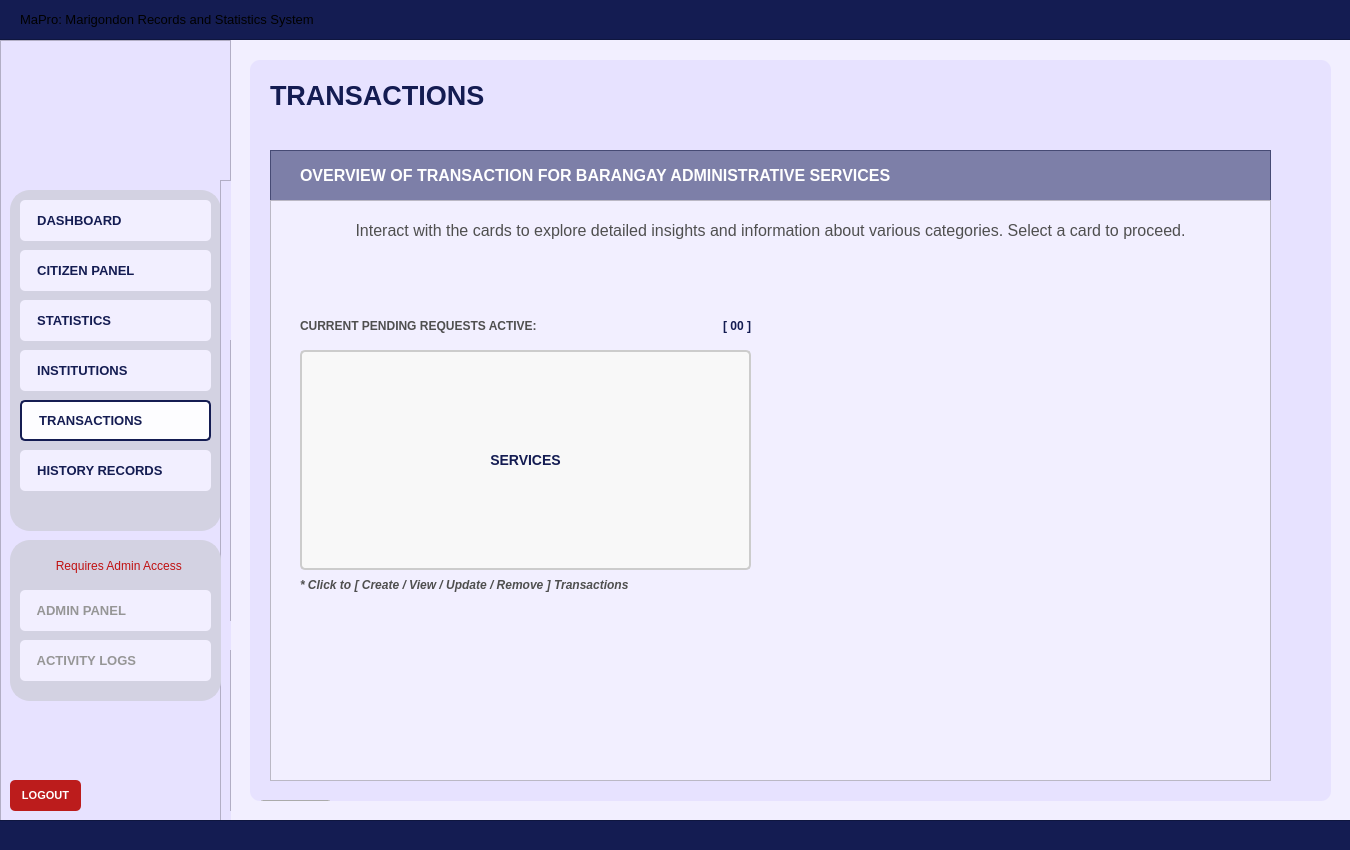
<?xml version="1.0" encoding="UTF-8"?>
<ui version="4.0">
 <class>User_dashboardWidget</class>
 <widget class="QWidget" name="User_dashboardWidget">
  <property name="geometry">
   <rect>
    <x>0</x>
    <y>0</y>
    <width>1350</width>
    <height>850</height>
   </rect>
  </property>
  <property name="sizePolicy">
   <sizepolicy hsizetype="Fixed" vsizetype="Fixed">
    <horstretch>0</horstretch>
    <verstretch>0</verstretch>
   </sizepolicy>
  </property>
  <property name="maximumSize">
   <size>
    <width>1350</width>
    <height>850</height>
   </size>
  </property>
  <property name="windowTitle">
   <string>Form</string>
  </property>
  <property name="styleSheet">
   <string notr="true">#User_dashboardWidget{
	background-color: #f2efff;
}</string>
  </property>
  <widget class="QFrame" name="baseNavFrame">
   <property name="geometry">
    <rect>
     <x>0</x>
     <y>40</y>
     <width>231</width>
     <height>781</height>
    </rect>
   </property>
   <property name="styleSheet">
    <string notr="true">#baseNavFrame {
	background-color: #e7e2ff;
}</string>
   </property>
   <property name="frameShape">
    <enum>QFrame::Shape::StyledPanel</enum>
   </property>
   <property name="frameShadow">
    <enum>QFrame::Shadow::Raised</enum>
   </property>
   <widget class="QFrame" name="baseNavFramesub1">
    <property name="geometry">
     <rect>
      <x>10</x>
      <y>150</y>
      <width>211</width>
      <height>341</height>
     </rect>
    </property>
    <property name="autoFillBackground">
     <bool>false</bool>
    </property>
    <property name="styleSheet">
     <string notr="true">#baseNavFramesub1{
	background-color: #d3d2e2;
	border-radius: 20px;
	border: 2px solid #d3d2e2;
	opacity: 0.1;
}</string>
    </property>
    <property name="frameShape">
     <enum>QFrame::Shape::StyledPanel</enum>
    </property>
    <property name="frameShadow">
     <enum>QFrame::Shadow::Raised</enum>
    </property>
    <widget class="QPushButton" name="nav_buttonDashboard">
     <property name="geometry">
      <rect>
       <x>10</x>
       <y>10</y>
       <width>191</width>
       <height>41</height>
      </rect>
     </property>
     <property name="font">
      <font>
       <family>Arial</family>
       <pointsize>10</pointsize>
       <bold>true</bold>
      </font>
     </property>
     <property name="cursor">
      <cursorShape>PointingHandCursor</cursorShape>
     </property>
     <property name="layoutDirection">
      <enum>Qt::LayoutDirection::LeftToRight</enum>
     </property>
     <property name="styleSheet">
      <string notr="true">#nav_buttonDashboard {
    background-color: #f2efff;
    color: #141c52;
    border-radius: 5px;
	text-align: left;
	padding: 10px;
}
#nav_buttonDashboard:hover {
    background-color: #fdfdff; /* Slightly lighter blue when hovered */
}
#nav_buttonDashboard:pressed {
    background-color: #e7e5f4; /* Darker blue when clicked */
}</string>
     </property>
     <property name="text">
      <string>  DASHBOARD</string>
     </property>
     <property name="icon">
      <iconset>
       <normaloff>../../Assets/Icons/icon_dashboard.svg</normaloff>../../Assets/Icons/icon_dashboard.svg</iconset>
     </property>
     <property name="iconSize">
      <size>
       <width>30</width>
       <height>30</height>
      </size>
     </property>
    </widget>
    <widget class="QPushButton" name="nav_buttonCitizenPanel">
     <property name="geometry">
      <rect>
       <x>10</x>
       <y>60</y>
       <width>191</width>
       <height>41</height>
      </rect>
     </property>
     <property name="font">
      <font>
       <family>Arial</family>
       <pointsize>10</pointsize>
       <bold>true</bold>
      </font>
     </property>
     <property name="cursor">
      <cursorShape>PointingHandCursor</cursorShape>
     </property>
     <property name="styleSheet">
      <string notr="true">#nav_buttonCitizenPanel {
    background-color: #f2efff;
    color: #141c52;
    border-radius: 5px;
	text-align: left;;
    padding: 10px; /* Optional: Adjusts spacing inside the button */
}
#nav_buttonCitizenPanel:hover {
    background-color: #fdfdff; /* Slightly lighter blue when hovered */
}
#nav_buttonCitizenPanel:pressed {
    background-color: #e7e5f4; /* Darker blue when clicked */
}</string>
     </property>
     <property name="text">
      <string>  CITIZEN PANEL</string>
     </property>
     <property name="icon">
      <iconset>
       <normaloff>../../Assets/Icons/icon_citizenprofiles.svg</normaloff>../../Assets/Icons/icon_citizenprofiles.svg</iconset>
     </property>
     <property name="iconSize">
      <size>
       <width>30</width>
       <height>30</height>
      </size>
     </property>
    </widget>
    <widget class="QPushButton" name="nav_buttonStatistics">
     <property name="geometry">
      <rect>
       <x>10</x>
       <y>110</y>
       <width>191</width>
       <height>41</height>
      </rect>
     </property>
     <property name="font">
      <font>
       <family>Arial</family>
       <pointsize>10</pointsize>
       <bold>true</bold>
      </font>
     </property>
     <property name="cursor">
      <cursorShape>PointingHandCursor</cursorShape>
     </property>
     <property name="styleSheet">
      <string notr="true">#nav_buttonStatistics {
    background-color: #f2efff;
    color: #141c52;
    border-radius: 5px;
	text-align: left;
    padding: 10px; /* Optional: Adjusts spacing inside the button */
}
#nav_buttonStatistics:hover {
    background-color: #fdfdff; /* Slightly lighter blue when hovered */
}
#nav_buttonStatistics:pressed {
    background-color: #e7e5f4; /* Darker blue when clicked */
}
</string>
     </property>
     <property name="text">
      <string>  STATISTICS</string>
     </property>
     <property name="icon">
      <iconset>
       <normaloff>../../Assets/Icons/icon_statistics.svg</normaloff>../../Assets/Icons/icon_statistics.svg</iconset>
     </property>
     <property name="iconSize">
      <size>
       <width>30</width>
       <height>30</height>
      </size>
     </property>
    </widget>
    <widget class="QPushButton" name="nav_buttonTransactions">
     <property name="geometry">
      <rect>
       <x>10</x>
       <y>210</y>
       <width>191</width>
       <height>41</height>
      </rect>
     </property>
     <property name="font">
      <font>
       <family>Arial</family>
       <pointsize>10</pointsize>
       <bold>true</bold>
      </font>
     </property>
     <property name="cursor">
      <cursorShape>PointingHandCursor</cursorShape>
     </property>
     <property name="styleSheet">
      <string notr="true">#nav_buttonTransactions {
    background-color: #fdfdff;
    color: #141c52;
    border-radius: 5px;
	border: 2px solid #141c52; 
	text-align: left;
    padding: 10px; /* Optional: Adjusts spacing inside the button */
}
</string>
     </property>
     <property name="text">
      <string>  TRANSACTIONS</string>
     </property>
     <property name="icon">
      <iconset>
       <normaloff>../../Assets/Icons/icon_transaction.svg</normaloff>../../Assets/Icons/icon_transaction.svg</iconset>
     </property>
     <property name="iconSize">
      <size>
       <width>30</width>
       <height>30</height>
      </size>
     </property>
    </widget>
    <widget class="QPushButton" name="nav_buttonInstitutions">
     <property name="geometry">
      <rect>
       <x>10</x>
       <y>160</y>
       <width>191</width>
       <height>41</height>
      </rect>
     </property>
     <property name="font">
      <font>
       <family>Arial</family>
       <pointsize>10</pointsize>
       <bold>true</bold>
      </font>
     </property>
     <property name="cursor">
      <cursorShape>PointingHandCursor</cursorShape>
     </property>
     <property name="autoFillBackground">
      <bool>false</bool>
     </property>
     <property name="styleSheet">
      <string notr="true">#nav_buttonInstitutions {
    background-color: #f2efff;
    color: #141c52;
    border-radius: 5px;
	text-align: left;
    padding: 10px; /* Optional: Adjusts spacing inside the button */
}
#nav_buttonInstitutions:hover {
    background-color: #fdfdff; /* Slightly lighter blue when hovered */
}
#nav_buttonInstitutions:pressed {
    background-color: #e7e5f4; /* Darker blue when clicked */
}
</string>
     </property>
     <property name="text">
      <string>  INSTITUTIONS</string>
     </property>
     <property name="icon">
      <iconset>
       <normaloff>../../Assets/Icons/icon_institutions.svg</normaloff>../../Assets/Icons/icon_institutions.svg</iconset>
     </property>
     <property name="iconSize">
      <size>
       <width>30</width>
       <height>30</height>
      </size>
     </property>
    </widget>
    <widget class="QPushButton" name="nav_buttonHistoryRecords">
     <property name="geometry">
      <rect>
       <x>10</x>
       <y>260</y>
       <width>191</width>
       <height>41</height>
      </rect>
     </property>
     <property name="font">
      <font>
       <family>Arial</family>
       <pointsize>10</pointsize>
       <bold>true</bold>
      </font>
     </property>
     <property name="cursor">
      <cursorShape>PointingHandCursor</cursorShape>
     </property>
     <property name="styleSheet">
      <string notr="true">#nav_buttonHistoryRecords {
    background-color: #f2efff;
    color: #141c52;
    border-radius: 5px;
	text-align: left;
    padding: 10px; /* Optional: Adjusts spacing inside the button */
}
#nav_buttonHistoryRecords:hover {
    background-color: #fdfdff; /* Slightly lighter blue when hovered */
}
#nav_buttonHistoryRecords:pressed {
    background-color: #e7e5f4; /* Darker blue when clicked */
}</string>
     </property>
     <property name="text">
      <string>  HISTORY RECORDS</string>
     </property>
     <property name="icon">
      <iconset>
       <normaloff>../../Assets/Icons/icon_historyrecord.svg</normaloff>../../Assets/Icons/icon_historyrecord.svg</iconset>
     </property>
     <property name="iconSize">
      <size>
       <width>30</width>
       <height>30</height>
      </size>
     </property>
    </widget>
   </widget>
   <widget class="QLabel" name="nav_imageLogo">
    <property name="geometry">
     <rect>
      <x>70</x>
      <y>30</y>
      <width>91</width>
      <height>91</height>
     </rect>
    </property>
    <property name="font">
     <font>
      <family>Arial</family>
      <pointsize>18</pointsize>
      <bold>true</bold>
     </font>
    </property>
    <property name="styleSheet">
     <string notr="true">#nav_imageLogo{	
	background-color: transparent;
	color: #ffffff;
}
</string>
    </property>
    <property name="text">
     <string/>
    </property>
    <property name="pixmap">
     <pixmap>../../Assets/Images/logo_brgyClear.png</pixmap>
    </property>
    <property name="scaledContents">
     <bool>true</bool>
    </property>
   </widget>
   <widget class="QPushButton" name="logout_buttonLogout">
    <property name="geometry">
     <rect>
      <x>10</x>
      <y>740</y>
      <width>71</width>
      <height>31</height>
     </rect>
    </property>
    <property name="font">
     <font>
      <family>Arial</family>
      <pointsize>8</pointsize>
      <bold>true</bold>
     </font>
    </property>
    <property name="cursor">
     <cursorShape>PointingHandCursor</cursorShape>
    </property>
    <property name="styleSheet">
     <string notr="true">#logout_buttonLogout {
    background-color: #bc1c1c;
    color: white;
    border-radius: 5px;
    padding: 10px; /* Optional: Adjusts spacing inside the button */
}
#logout_buttonLogout:hover {
    background-color: #d82020; /* Slightly lighter blue when hovered */
}
#logout_buttonLogout:pressed {
    background-color: #8c1515; /* Darker blue when clicked */
}</string>
    </property>
    <property name="text">
     <string>LOGOUT</string>
    </property>
   </widget>
   <widget class="QFrame" name="baseNavFrame_2">
    <property name="geometry">
     <rect>
      <x>220</x>
      <y>140</y>
      <width>231</width>
      <height>781</height>
     </rect>
    </property>
    <property name="styleSheet">
     <string notr="true">background-color: #e7e2ff;</string>
    </property>
    <property name="frameShape">
     <enum>QFrame::Shape::StyledPanel</enum>
    </property>
    <property name="frameShadow">
     <enum>QFrame::Shadow::Raised</enum>
    </property>
    <widget class="QFrame" name="baseNavFramesub1_2">
     <property name="geometry">
      <rect>
       <x>10</x>
       <y>160</y>
       <width>211</width>
       <height>281</height>
      </rect>
     </property>
     <property name="autoFillBackground">
      <bool>false</bool>
     </property>
     <property name="styleSheet">
      <string notr="true">#baseNavFramesub1{
	background-color: #d3d2e2;
	border-radius: 20px;
	border: 2px solid #d3d2e2;
	opacity: 0.1;
}</string>
     </property>
     <property name="frameShape">
      <enum>QFrame::Shape::StyledPanel</enum>
     </property>
     <property name="frameShadow">
      <enum>QFrame::Shadow::Raised</enum>
     </property>
    </widget>
    <widget class="QFrame" name="baseNavFramesub2_2">
     <property name="geometry">
      <rect>
       <x>10</x>
       <y>470</y>
       <width>211</width>
       <height>161</height>
      </rect>
     </property>
     <property name="autoFillBackground">
      <bool>false</bool>
     </property>
     <property name="styleSheet">
      <string notr="true">#baseNavFramesub2{
	background-color: #d3d2e2;
	border-radius: 20px;
	border: 2px solid #d3d2e2;
	opacity: 0.1;
}</string>
     </property>
     <property name="frameShape">
      <enum>QFrame::Shape::StyledPanel</enum>
     </property>
     <property name="frameShadow">
      <enum>QFrame::Shadow::Raised</enum>
     </property>
    </widget>
    <widget class="QLabel" name="login_imageLogo_2">
     <property name="geometry">
      <rect>
       <x>70</x>
       <y>30</y>
       <width>91</width>
       <height>91</height>
      </rect>
     </property>
     <property name="font">
      <font>
       <family>Arial</family>
       <pointsize>18</pointsize>
       <bold>true</bold>
      </font>
     </property>
     <property name="styleSheet">
      <string notr="true">#login_imageLogo{	
	background-color: transparent;
	color: #ffffff;
}
</string>
     </property>
     <property name="text">
      <string/>
     </property>
     <property name="pixmap">
      <pixmap>../Assets/logo_brgyClear.png</pixmap>
     </property>
     <property name="scaledContents">
      <bool>true</bool>
     </property>
    </widget>
    <widget class="QPushButton" name="logout_buttonLogout_2">
     <property name="geometry">
      <rect>
       <x>10</x>
       <y>740</y>
       <width>71</width>
       <height>31</height>
      </rect>
     </property>
     <property name="font">
      <font>
       <family>Arial</family>
       <pointsize>8</pointsize>
       <bold>true</bold>
      </font>
     </property>
     <property name="cursor">
      <cursorShape>PointingHandCursor</cursorShape>
     </property>
     <property name="styleSheet">
      <string notr="true">#logout_buttonLogout {
    background-color: #bc1c1c;
    color: white;
    border-radius: 5px;
    padding: 10px; /* Optional: Adjusts spacing inside the button */
}
#logout_buttonLogout:hover {
    background-color: #d82020; /* Slightly lighter blue when hovered */
}
#logout_buttonLogout:pressed {
    background-color: #8c1515; /* Darker blue when clicked */
}</string>
     </property>
     <property name="text">
      <string>LOGOUT</string>
     </property>
    </widget>
   </widget>
   <widget class="QFrame" name="baseNavFramesub2">
    <property name="geometry">
     <rect>
      <x>10</x>
      <y>500</y>
      <width>211</width>
      <height>161</height>
     </rect>
    </property>
    <property name="autoFillBackground">
     <bool>false</bool>
    </property>
    <property name="styleSheet">
     <string notr="true">#baseNavFramesub2{
	background-color: #d3d2e2;
	border-radius: 20px;
	border: 2px solid #d3d2e2;
	opacity: 0.1;
}</string>
    </property>
    <property name="frameShape">
     <enum>QFrame::Shape::StyledPanel</enum>
    </property>
    <property name="frameShadow">
     <enum>QFrame::Shadow::Raised</enum>
    </property>
    <widget class="QPushButton" name="nav_buttonAdminPanel">
     <property name="geometry">
      <rect>
       <x>10</x>
       <y>50</y>
       <width>191</width>
       <height>41</height>
      </rect>
     </property>
     <property name="font">
      <font>
       <family>Arial</family>
       <pointsize>10</pointsize>
       <bold>true</bold>
      </font>
     </property>
     <property name="cursor">
      <cursorShape>ForbiddenCursor</cursorShape>
     </property>
     <property name="styleSheet">
      <string notr="true">#nav_buttonAdminPanel {
    background-color: #f2efff;
    color: #969696;
    border-radius: 5px;
	text-align: left;
    padding: 10px; /* Optional: Adjusts spacing inside the button */
}
/*#nav_buttonAdminOverview:hover {
    background-color: #fdfdff;
}
#nav_buttonAdminOverview:pressed {
    background-color: #e7e5f4; 
}*/</string>
     </property>
     <property name="text">
      <string>  ADMIN PANEL</string>
     </property>
     <property name="icon">
      <iconset>
       <normaloff>../../Assets/Icons/icon_adminoverview_off.svg</normaloff>../../Assets/Icons/icon_adminoverview_off.svg</iconset>
     </property>
     <property name="iconSize">
      <size>
       <width>30</width>
       <height>30</height>
      </size>
     </property>
    </widget>
    <widget class="QPushButton" name="nav_isLocked">
     <property name="geometry">
      <rect>
       <x>10</x>
       <y>10</y>
       <width>191</width>
       <height>31</height>
      </rect>
     </property>
     <property name="styleSheet">
      <string notr="true">#nav_isLocked{
	background-color: #d3d2e2;
	border-radius: 20px;
	border: 2px solid #d3d2e2;
	opacity: 0.1;
	color: #c01111;
}</string>
     </property>
     <property name="text">
      <string>  Requires Admin Access</string>
     </property>
     <property name="icon">
      <iconset>
       <normaloff>../../Assets/Icons/icon_isLocked.svg</normaloff>../../Assets/Icons/icon_isLocked.svg</iconset>
     </property>
     <property name="iconSize">
      <size>
       <width>20</width>
       <height>20</height>
      </size>
     </property>
    </widget>
    <widget class="QPushButton" name="nav_buttonActivityLogs">
     <property name="geometry">
      <rect>
       <x>10</x>
       <y>100</y>
       <width>191</width>
       <height>41</height>
      </rect>
     </property>
     <property name="font">
      <font>
       <family>Arial</family>
       <pointsize>10</pointsize>
       <bold>true</bold>
      </font>
     </property>
     <property name="cursor">
      <cursorShape>ForbiddenCursor</cursorShape>
     </property>
     <property name="styleSheet">
      <string notr="true">#nav_buttonActivityLogs {
    background-color: #f2efff;
    color: #969696;
    border-radius: 5px;
	text-align: left;
    padding: 10px; /* Optional: Adjusts spacing inside the button */
}
/*#nav_buttonAdminOverview:hover {
    background-color: #fdfdff;
}
#nav_buttonAdminOverview:pressed {
    background-color: #e7e5f4; 
}*/</string>
     </property>
     <property name="text">
      <string>  ACTIVITY LOGS</string>
     </property>
     <property name="icon">
      <iconset>
       <normaloff>../../Assets/Icons/icon_activitylogs_off.svg</normaloff>../../Assets/Icons/icon_activitylogs_off.svg</iconset>
     </property>
     <property name="iconSize">
      <size>
       <width>30</width>
       <height>30</height>
      </size>
     </property>
    </widget>
   </widget>
  </widget>
  <widget class="QFrame" name="border_blueLines1">
   <property name="geometry">
    <rect>
     <x>-10</x>
     <y>-1</y>
     <width>1371</width>
     <height>41</height>
    </rect>
   </property>
   <property name="styleSheet">
    <string notr="true">#border_blueLines1{
	background-color: #141c52;
}
</string>
   </property>
   <property name="frameShape">
    <enum>QFrame::Shape::StyledPanel</enum>
   </property>
   <property name="frameShadow">
    <enum>QFrame::Shadow::Raised</enum>
   </property>
   <widget class="QLabel" name="app_title">
    <property name="geometry">
     <rect>
      <x>30</x>
      <y>0</y>
      <width>451</width>
      <height>41</height>
     </rect>
    </property>
    <property name="font">
     <font>
      <family>Arial</family>
      <pointsize>10</pointsize>
      <bold>false</bold>
     </font>
    </property>
    <property name="styleSheet">
     <string notr="true">#app_title {
	background-color: transparent;
	color: #white;
}
</string>
    </property>
    <property name="text">
     <string>MaPro: Marigondon Records and Statistics System</string>
    </property>
    <property name="alignment">
     <set>Qt::AlignmentFlag::AlignLeading|Qt::AlignmentFlag::AlignLeft|Qt::AlignmentFlag::AlignVCenter</set>
    </property>
   </widget>
  </widget>
  <widget class="QFrame" name="border_blueLines2">
   <property name="geometry">
    <rect>
     <x>-10</x>
     <y>820</y>
     <width>1381</width>
     <height>31</height>
    </rect>
   </property>
   <property name="styleSheet">
    <string notr="true">#border_blueLines2{
	background-color: #141c52;
}
</string>
   </property>
   <property name="frameShape">
    <enum>QFrame::Shape::StyledPanel</enum>
   </property>
   <property name="frameShadow">
    <enum>QFrame::Shadow::Raised</enum>
   </property>
  </widget>
  <widget class="QFrame" name="baseBodyFrame">
   <property name="geometry">
    <rect>
     <x>250</x>
     <y>60</y>
     <width>1081</width>
     <height>741</height>
    </rect>
   </property>
   <property name="styleSheet">
    <string notr="true">#baseBodyFrame {
	background-color: #e7e2ff;
	border: none;
	border-radius: 10px;
}</string>
   </property>
   <property name="frameShape">
    <enum>QFrame::Shape::StyledPanel</enum>
   </property>
   <property name="frameShadow">
    <enum>QFrame::Shadow::Raised</enum>
   </property>
   <widget class="QPushButton" name="logout_buttonLogout_3">
    <property name="geometry">
     <rect>
      <x>10</x>
      <y>740</y>
      <width>71</width>
      <height>31</height>
     </rect>
    </property>
    <property name="font">
     <font>
      <family>Arial</family>
      <pointsize>8</pointsize>
      <bold>true</bold>
     </font>
    </property>
    <property name="cursor">
     <cursorShape>PointingHandCursor</cursorShape>
    </property>
    <property name="styleSheet">
     <string notr="true">#logout_buttonLogout {
    background-color: #bc1c1c;
    color: white;
    border-radius: 5px;
    padding: 10px; /* Optional: Adjusts spacing inside the button */
}
#logout_buttonLogout:hover {
    background-color: #d82020; /* Slightly lighter blue when hovered */
}
#logout_buttonLogout:pressed {
    background-color: #8c1515; /* Darker blue when clicked */
}</string>
    </property>
    <property name="text">
     <string>LOGOUT</string>
    </property>
   </widget>
   <widget class="QLabel" name="title_bodySchedule">
    <property name="geometry">
     <rect>
      <x>20</x>
      <y>20</y>
      <width>381</width>
      <height>31</height>
     </rect>
    </property>
    <property name="font">
     <font>
      <family>Arial</family>
      <pointsize>20</pointsize>
      <bold>true</bold>
     </font>
    </property>
    <property name="styleSheet">
     <string notr="true">#title_bodySchedule {
	background-color: transparent;
	color: #141c52;
}
</string>
    </property>
    <property name="text">
     <string>TRANSACTIONS</string>
    </property>
   </widget>
   <widget class="QFrame" name="table_titleFrameStatistics">
    <property name="geometry">
     <rect>
      <x>20</x>
      <y>90</y>
      <width>1001</width>
      <height>51</height>
     </rect>
    </property>
    <property name="styleSheet">
     <string notr="true">#table_titleFrameStatistics{
	background-color: rgba(20, 28, 82, 128)
}
</string>
    </property>
    <property name="frameShape">
     <enum>QFrame::Shape::StyledPanel</enum>
    </property>
    <property name="frameShadow">
     <enum>QFrame::Shadow::Raised</enum>
    </property>
    <widget class="QLabel" name="statistics_labelNote">
     <property name="geometry">
      <rect>
       <x>30</x>
       <y>0</y>
       <width>941</width>
       <height>51</height>
      </rect>
     </property>
     <property name="font">
      <font>
       <family>Arial</family>
       <pointsize>12</pointsize>
       <bold>true</bold>
      </font>
     </property>
     <property name="styleSheet">
      <string notr="true">#statistics_labelNote {
	background-color: transparent;
	color: #FFFFFF;
}
</string>
     </property>
     <property name="text">
      <string>OVERVIEW OF TRANSACTION FOR BARANGAY ADMINISTRATIVE SERVICES</string>
     </property>
    </widget>
   </widget>
   <widget class="QFrame" name="statistics_frameBody">
    <property name="geometry">
     <rect>
      <x>20</x>
      <y>140</y>
      <width>1001</width>
      <height>581</height>
     </rect>
    </property>
    <property name="styleSheet">
     <string notr="true">#statistics_frameBody{
	background-color: #f2efff;
}</string>
    </property>
    <property name="frameShape">
     <enum>QFrame::Shape::StyledPanel</enum>
    </property>
    <property name="frameShadow">
     <enum>QFrame::Shadow::Raised</enum>
    </property>
    <widget class="QToolButton" name="trans_ButtonCategory_Services">
     <property name="geometry">
      <rect>
       <x>30</x>
       <y>150</y>
       <width>451</width>
       <height>220</height>
      </rect>
     </property>
     <property name="font">
      <font>
       <family>Arial</family>
       <pointsize>-1</pointsize>
       <bold>true</bold>
      </font>
     </property>
     <property name="cursor">
      <cursorShape>PointingHandCursor</cursorShape>
     </property>
     <property name="styleSheet">
      <string notr="true">#trans_ButtonCategory_Services {
    background-color: #f8f8f8;
    color: #141c52;
    border-radius: 5px;
    border: 2px solid #ccc;
    padding: 25px; /* Adds space inside the button */
    font-size: 14px; /* Text size */
    text-align: center; /* Ensures text is centered */
    qproperty-iconSize: 120px 120px; /* Adjust icon size */
}

#trans_ButtonCategory_Services:hover {
    background-color: #e2e5ff; /* Slightly lighter blue when hovered */
}
#trans_ButtonCategory_Services:pressed {
    background-color: #c8cbef; /* Darker blue when clicked */
}

#trans_ButtonCategory_Services::icon {
    margin-bottom: 10px; /* Space between the icon and text */
}</string>
     </property>
     <property name="text">
      <string>SERVICES</string>
     </property>
     <property name="icon">
      <iconset>
       <normaloff>../../Assets/Images/img_transaction_papers.png</normaloff>../../Assets/Images/img_transaction_papers.png</iconset>
     </property>
     <property name="iconSize">
      <size>
       <width>120</width>
       <height>120</height>
      </size>
     </property>
     <property name="toolButtonStyle">
      <enum>Qt::ToolButtonStyle::ToolButtonTextUnderIcon</enum>
     </property>
    </widget>
    <widget class="QLabel" name="statistics_labelDesc">
     <property name="geometry">
      <rect>
       <x>0</x>
       <y>10</y>
       <width>1001</width>
       <height>41</height>
      </rect>
     </property>
     <property name="font">
      <font>
       <family>Arial</family>
       <pointsize>12</pointsize>
       <bold>false</bold>
      </font>
     </property>
     <property name="styleSheet">
      <string notr="true">#statistics_labelDesc {
	background-color: transparent;
	color: #4f4f4f;
}
</string>
     </property>
     <property name="text">
      <string>Interact with the cards to explore detailed insights and information about various categories. Select a card to proceed.</string>
     </property>
     <property name="alignment">
      <set>Qt::AlignmentFlag::AlignCenter</set>
     </property>
    </widget>
    <widget class="QLabel" name="trans_labelTotalPendingRequests">
     <property name="geometry">
      <rect>
       <x>30</x>
       <y>110</y>
       <width>251</width>
       <height>31</height>
      </rect>
     </property>
     <property name="font">
      <font>
       <family>Arial</family>
       <pointsize>9</pointsize>
       <bold>true</bold>
      </font>
     </property>
     <property name="styleSheet">
      <string notr="true">#trans_labelTotalPendingRequests {
	background-color: transparent;
	color: #4f4f4f;
}
</string>
     </property>
     <property name="text">
      <string>CURRENT PENDING REQUESTS ACTIVE: </string>
     </property>
     <property name="alignment">
      <set>Qt::AlignmentFlag::AlignLeading|Qt::AlignmentFlag::AlignLeft|Qt::AlignmentFlag::AlignVCenter</set>
     </property>
    </widget>
    <widget class="QLabel" name="trans_displayTotalPendingRequests">
     <property name="geometry">
      <rect>
       <x>270</x>
       <y>110</y>
       <width>211</width>
       <height>31</height>
      </rect>
     </property>
     <property name="font">
      <font>
       <family>Arial</family>
       <pointsize>9</pointsize>
       <bold>true</bold>
      </font>
     </property>
     <property name="styleSheet">
      <string notr="true">#trans_displayTotalPendingRequests {
	background-color: transparent;
	color: rgb(20, 28, 82);
}
</string>
     </property>
     <property name="text">
      <string>[ 00 ]</string>
     </property>
     <property name="alignment">
      <set>Qt::AlignmentFlag::AlignRight|Qt::AlignmentFlag::AlignTrailing|Qt::AlignmentFlag::AlignVCenter</set>
     </property>
    </widget>
    <widget class="QLabel" name="desc_01">
     <property name="geometry">
      <rect>
       <x>30</x>
       <y>370</y>
       <width>451</width>
       <height>31</height>
      </rect>
     </property>
     <property name="font">
      <font>
       <family>Arial</family>
       <pointsize>9</pointsize>
       <bold>true</bold>
      </font>
     </property>
     <property name="styleSheet">
      <string notr="true">#desc_01 {
	background-color: transparent;
	color: #4f4f4f;
}
</string>
     </property>
     <property name="text">
      <string>&lt;html&gt;&lt;head/&gt;&lt;body&gt;&lt;p&gt;&lt;span style=&quot; font-style:italic;&quot;&gt;* Click to [ Create / View / Update / Remove ] Transactions&lt;/span&gt;&lt;/p&gt;&lt;/body&gt;&lt;/html&gt;</string>
     </property>
     <property name="alignment">
      <set>Qt::AlignmentFlag::AlignLeading|Qt::AlignmentFlag::AlignLeft|Qt::AlignmentFlag::AlignVCenter</set>
     </property>
    </widget>
   </widget>
  </widget>
 </widget>
 <resources/>
 <connections/>
</ui>
